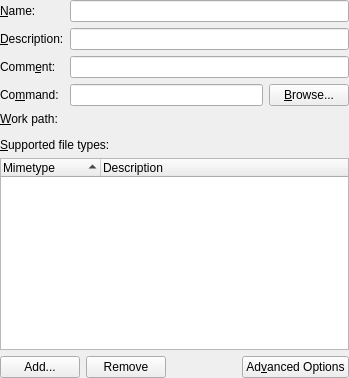
<?xml version="1.0" encoding="UTF-8"?>
<ui version="4.0">
 <class>KPropertiesDesktopBase</class>
 <widget class="QWidget" name="KPropertiesDesktopBase">
  <layout class="QVBoxLayout" name="verticalLayout">
   <property name="margin">
    <number>0</number>
   </property>
   <item>
    <layout class="QFormLayout" name="formLayout">
     <item row="0" column="0">
      <widget class="QLabel" name="nameLabel">
       <property name="whatsThis">
        <string>Type the name you want to give to this application here. This application will appear under this name in the applications menu and in the panel.</string>
       </property>
       <property name="text">
        <string>&amp;Name:</string>
       </property>
       <property name="buddy">
        <cstring>nameEdit</cstring>
       </property>
      </widget>
     </item>
     <item row="0" column="1">
      <widget class="KLineEdit" name="nameEdit">
       <property name="whatsThis">
        <string>Type the name you want to give to this application here. This application will appear under this name in the applications menu and in the panel.</string>
       </property>
      </widget>
     </item>
     <item row="1" column="0">
      <widget class="QLabel" name="textLabel2">
       <property name="whatsThis">
        <string>Type the description of this application, based on its use, here. Examples: a dial up application (KPPP) would be &quot;Dial up tool&quot;.</string>
       </property>
       <property name="text">
        <string>&amp;Description:</string>
       </property>
       <property name="buddy">
        <cstring>genNameEdit</cstring>
       </property>
      </widget>
     </item>
     <item row="1" column="1">
      <widget class="KLineEdit" name="genNameEdit">
       <property name="whatsThis">
        <string>Type the description of this application, based on its use, here. Examples: a dial up application (KPPP) would be &quot;Dial up tool&quot;.</string>
       </property>
      </widget>
     </item>
     <item row="2" column="0">
      <widget class="QLabel" name="textLabel3">
       <property name="whatsThis">
        <string>Type any comment you think is useful here.</string>
       </property>
       <property name="text">
        <string>Comm&amp;ent:</string>
       </property>
       <property name="buddy">
        <cstring>commentEdit</cstring>
       </property>
      </widget>
     </item>
     <item row="2" column="1">
      <widget class="KLineEdit" name="commentEdit">
       <property name="whatsThis">
        <string>Type any comment you think is useful here.</string>
       </property>
      </widget>
     </item>
     <item row="3" column="0">
      <widget class="QLabel" name="textLabel4">
       <property name="whatsThis">
        <string>Type the command to start this application here.

Following the command, you can have several place holders which will be replaced with the actual values when the actual program is run:
%f - a single file name
%F - a list of files; use for applications that can open several local files at once
%u - a single URL
%U - a list of URLs
%d - the directory of the file to open
%D - a list of directories
%i - the icon
%m - the mini-icon
%c - the caption</string>
       </property>
       <property name="text">
        <string>Co&amp;mmand:</string>
       </property>
       <property name="buddy">
        <cstring>commandEdit</cstring>
       </property>
      </widget>
     </item>
     <item row="3" column="1">
      <layout class="QHBoxLayout" name="horizontalLayout">
       <item>
        <widget class="KLineEdit" name="commandEdit">
         <property name="whatsThis">
          <string>Type the command to start this application here.

Following the command, you can have several place holders which will be replaced with the actual values when the actual program is run:
%f - a single file name
%F - a list of files; use for applications that can open several local files at once
%u - a single URL
%U - a list of URLs
%d - the directory of the file to open
%D - a list of directories
%i - the icon
%m - the mini-icon
%c - the caption</string>
         </property>
        </widget>
       </item>
       <item>
        <widget class="QPushButton" name="browseButton">
         <property name="whatsThis">
          <string>Click here to browse your file system in order to find the desired executable.</string>
         </property>
         <property name="text">
          <string>&amp;Browse...</string>
         </property>
        </widget>
       </item>
      </layout>
     </item>
     <item row="4" column="0">
      <widget class="QLabel" name="textLabel5">
       <property name="whatsThis">
        <string>Sets the working directory for your application.</string>
       </property>
       <property name="text">
        <string>&amp;Work path:</string>
       </property>
       <property name="buddy">
        <cstring>pathEdit</cstring>
       </property>
      </widget>
     </item>
     <item row="4" column="1">
      <widget class="KUrlRequester" name="pathEdit">
       <property name="whatsThis">
        <string>Sets the working directory for your application.</string>
       </property>
      </widget>
     </item>
    </layout>
   </item>
   <item>
    <widget class="KSeparator" name="kseparator"/>
   </item>
   <item>
    <widget class="QLabel" name="textLabel7">
     <property name="whatsThis">
      <string>&lt;qt&gt;&lt;p&gt;This list should show the types of file that your application can handle. This list is organized by &lt;u&gt;mimetypes&lt;/u&gt;.&lt;/p&gt;
&lt;p&gt;MIME, Multipurpose Internet (e)Mail Extension, is a standard protocol for identifying the type of data based on filename extensions and correspondent &lt;u&gt;mimetypes&lt;/u&gt;. Example: the &quot;bmp&quot; part that comes after the dot in flower.bmp indicates that it is a specific kind of image, &lt;u&gt;image/x-bmp&lt;/u&gt;. To know which application should open each type of file, the system should be informed about the abilities of each application to handle these extensions and mimetypes.&lt;/p&gt;
&lt;p&gt;If you want to associate this application with one or more mimetypes that are not in this list, click on the button &lt;b&gt;Add&lt;/b&gt; below. If there are one or more filetypes that this application cannot handle, you may want to remove them from the list clicking on the button &lt;b&gt;Remove&lt;/b&gt; below.&lt;/p&gt;&lt;/qt&gt;</string>
     </property>
     <property name="text">
      <string>&amp;Supported file types:</string>
     </property>
     <property name="buddy">
      <cstring>filetypeList</cstring>
     </property>
    </widget>
   </item>
   <item>
    <widget class="QTreeWidget" name="filetypeList">
     <property name="sizePolicy">
      <sizepolicy hsizetype="Expanding" vsizetype="Expanding">
       <horstretch>0</horstretch>
       <verstretch>1</verstretch>
      </sizepolicy>
     </property>
     <property name="whatsThis">
      <string>&lt;qt&gt;&lt;p&gt;This list should show the types of file that your application can handle. This list is organized by &lt;u&gt;mimetypes&lt;/u&gt;.&lt;/p&gt;
&lt;p&gt;MIME, Multipurpose Internet (e)Mail Extension, is a standard protocol for identifying the type of data based on filename extensions and correspondent &lt;u&gt;mimetypes&lt;/u&gt;. Example: the &quot;bmp&quot; part that comes after the dot in flower.bmp indicates that it is a specific kind of image, &lt;u&gt;image/x-bmp&lt;/u&gt;. To know which application should open each type of file, the system should be informed about the abilities of each application to handle these extensions and mimetypes.&lt;/p&gt;
&lt;p&gt;If you want to associate this application with one or more mimetypes that are not in this list, click on the button &lt;b&gt;Add&lt;/b&gt; below. If there are one or more filetypes that this application cannot handle, you may want to remove them from the list clicking on the button &lt;b&gt;Remove&lt;/b&gt; below.&lt;/p&gt;&lt;/qt&gt;</string>
     </property>
     <property name="rootIsDecorated">
      <bool>false</bool>
     </property>
     <property name="sortingEnabled">
      <bool>true</bool>
     </property>
     <property name="allColumnsShowFocus">
      <bool>true</bool>
     </property>
     <column>
      <property name="text">
       <string>Mimetype</string>
      </property>
     </column>
     <column>
      <property name="text">
       <string>Description</string>
      </property>
     </column>
    </widget>
   </item>
   <item>
    <layout class="QHBoxLayout" name="horizontalLayout_2">
     <item>
      <widget class="QPushButton" name="addFiletypeButton">
       <property name="whatsThis">
        <string>Click on this button if you want to add a type of file (mimetype) that your application can handle.</string>
       </property>
       <property name="text">
        <string>Add...</string>
       </property>
      </widget>
     </item>
     <item>
      <widget class="QPushButton" name="delFiletypeButton">
       <property name="whatsThis">
        <string>If you want to remove a type of file (mimetype) that your application cannot handle, select the mimetype in the list above and click on this button.</string>
       </property>
       <property name="text">
        <string>Remove</string>
       </property>
      </widget>
     </item>
     <item>
      <spacer>
       <property name="orientation">
        <enum>Qt::Horizontal</enum>
       </property>
       <property name="sizeType">
        <enum>QSizePolicy::MinimumExpanding</enum>
       </property>
       <property name="sizeHint" stdset="0">
        <size>
         <width>70</width>
         <height>20</height>
        </size>
       </property>
      </spacer>
     </item>
     <item>
      <widget class="QPushButton" name="advancedButton">
       <property name="whatsThis">
        <string>Click here to modify the way this application will run, launch feedback, D-Bus options or to run it as a different user.</string>
       </property>
       <property name="text">
        <string>Ad&amp;vanced Options</string>
       </property>
      </widget>
     </item>
    </layout>
   </item>
  </layout>
 </widget>
 <customwidgets>
  <customwidget>
   <class>KUrlRequester</class>
   <extends>QFrame</extends>
   <header>kurlrequester.h</header>
   <container>1</container>
  </customwidget>
  <customwidget>
   <class>KLineEdit</class>
   <extends>QLineEdit</extends>
   <header>klineedit.h</header>
  </customwidget>
  <customwidget>
   <class>KSeparator</class>
   <extends>QFrame</extends>
   <header>kseparator.h</header>
  </customwidget>
 </customwidgets>
 <connections/>
</ui>
